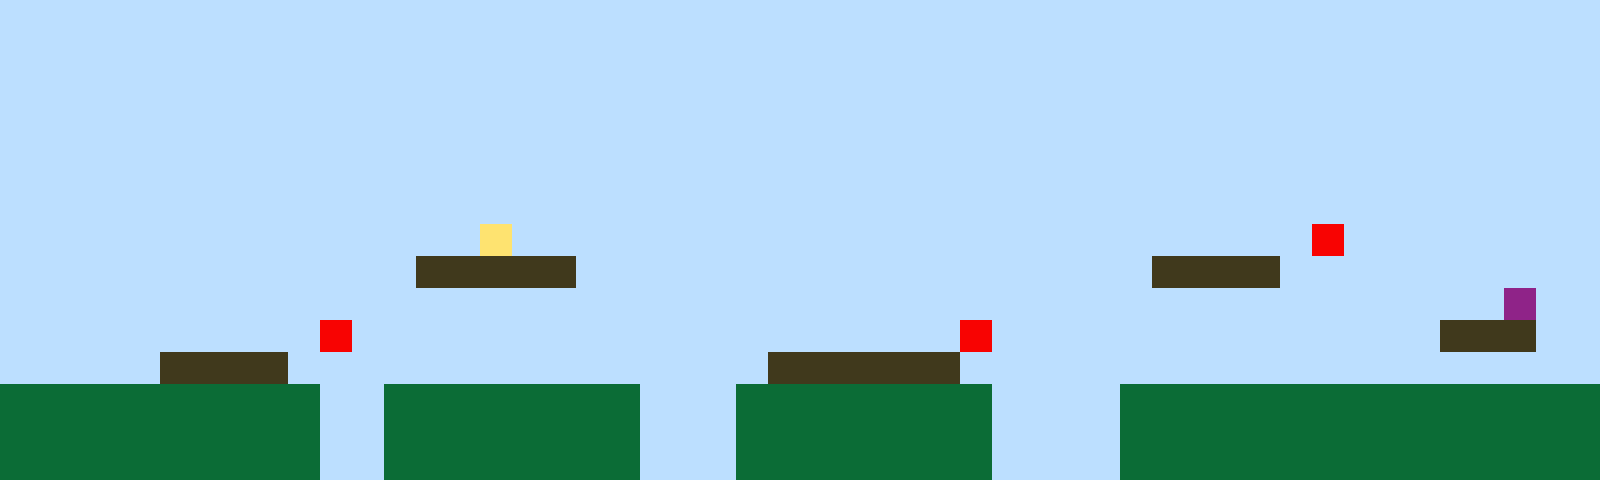

This is a level from a 2D game, rendered from its Tiled map with the project's own tilesets. A one-line summary and the complete map file follow:
An orthogonal 50x15 tile map with 32x32 px tiles, 1 tile layer (Tile Layer 1).

<map version="1.10" tiledversion="1.11.2" orientation="orthogonal" renderorder="right-up" width="50" height="15" tilewidth="32" tileheight="32" infinite="0" nextlayerid="2" nextobjectid="1"><editorsettings><export target="map1.csv" format="csv" /></editorsettings><tileset firstgid="1" name="sprites" tilewidth="32" tileheight="32" tilecount="6" columns="3"><image source="sprites.png" width="96" height="64" /></tileset><layer id="1" name="Tile Layer 1" width="50" height="15"><data encoding="csv">1,1,1,1,1,1,1,1,1,1,1,1,1,1,1,1,1,1,1,1,1,1,1,1,1,1,1,1,1,1,1,1,1,1,1,1,1,1,1,1,1,1,1,1,1,1,1,1,1,1,1,1,1,1,1,1,1,1,1,1,1,1,1,1,1,1,1,1,1,1,1,1,1,1,1,1,1,1,1,1,1,1,1,1,1,1,1,1,1,1,1,1,1,1,1,1,1,1,1,1,1,1,1,1,1,1,1,1,1,1,1,1,1,1,1,1,1,1,1,1,1,1,1,1,1,1,1,1,1,1,1,1,1,1,1,1,1,1,1,1,1,1,1,1,1,1,1,1,1,1,1,1,1,1,1,1,1,1,1,1,1,1,1,1,1,1,1,1,1,1,1,1,1,1,1,1,1,1,1,1,1,1,1,1,1,1,1,1,1,1,1,1,1,1,1,1,1,1,1,1,1,1,1,1,1,1,1,1,1,1,1,1,1,1,1,1,1,1,1,1,1,1,1,1,1,1,1,1,1,1,1,1,1,1,1,1,1,1,1,1,1,1,1,1,1,1,1,1,1,1,1,1,1,1,1,1,1,1,1,1,1,1,1,1,1,1,1,1,1,1,1,1,1,1,1,1,1,1,1,1,1,1,1,1,1,1,1,1,1,1,1,1,1,1,1,1,1,1,1,1,1,1,1,1,1,1,1,1,1,1,1,1,1,1,1,1,1,1,1,1,1,1,1,1,1,1,1,1,1,1,1,1,1,1,1,1,1,1,1,1,1,1,1,1,1,1,1,1,1,1,1,1,1,1,1,1,1,1,1,1,1,1,1,1,1,4,1,1,1,1,1,1,1,1,1,1,1,1,1,1,1,1,1,1,1,1,1,1,1,1,1,5,1,1,1,1,1,1,1,1,1,1,1,1,1,1,1,1,1,1,1,1,1,3,3,3,3,3,1,1,1,1,1,1,1,1,1,1,1,1,1,1,1,1,1,1,3,3,3,3,1,1,1,1,1,1,1,1,1,1,1,1,1,1,1,1,1,1,1,1,1,1,1,1,1,1,1,1,1,1,1,1,1,1,1,1,1,1,1,1,1,1,1,1,1,1,1,1,1,1,1,1,1,1,1,1,1,6,1,1,1,1,1,1,1,1,1,1,1,1,5,1,1,1,1,1,1,1,1,1,1,1,1,1,1,1,1,1,1,1,5,1,1,1,1,1,1,1,1,1,1,1,1,1,1,3,3,3,1,1,1,1,1,1,1,3,3,3,3,1,1,1,1,1,1,1,1,1,1,1,1,1,1,1,3,3,3,3,3,3,1,1,1,1,1,1,1,1,1,1,1,1,1,1,1,1,1,1,1,1,2,2,2,2,2,2,2,2,2,2,1,1,2,2,2,2,2,2,2,2,1,1,1,2,2,2,2,2,2,2,2,1,1,1,1,2,2,2,2,2,2,2,2,2,2,2,2,2,2,2,2,2,2,2,2,2,2,2,2,2,1,1,2,2,2,2,2,2,2,2,1,1,1,2,2,2,2,2,2,2,2,1,1,1,1,2,2,2,2,2,2,2,2,2,2,2,2,2,2,2,2,2,2,2,2,2,2,2,2,2,1,1,2,2,2,2,2,2,2,2,1,1,1,2,2,2,2,2,2,2,2,1,1,1,1,2,2,2,2,2,2,2,2,2,2,2,2,2,2,2</data></layer></map>
